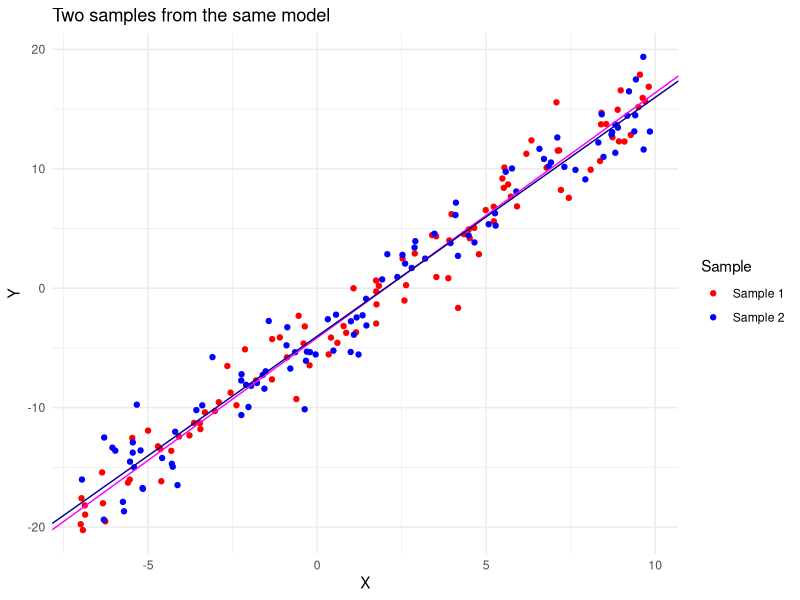

This chart was generated by the following R code:
library(ggplot2)
library(dplyr)

set.seed(42)

# First dataset
X1 <- runif(100, -7, 10)
Y1 <- - 4 + 2 * X1 + rnorm(100, 0, 2)

# Second dataset with the same model
X2 <- runif(100, -7, 10)
Y2 <- - 4 + 2 * X2 + rnorm(100, 0, 2)


# Combine both datasets into a single data frame
df <- rbind(
  data.frame(X = X1, Y = Y1, Sample = "Sample 1"),
  data.frame(X = X2, Y = Y2, Sample = "Sample 2")
)

mod1 <- lm(Y ~ X, data = subset(df, Sample == "Sample 1"))
mod2 <- lm(Y ~ X, data = subset(df, Sample == "Sample 2"))

ggplot(data = df, aes(x = X, y = Y, color = Sample)) +
  geom_point() +
  geom_abline(slope = coef(mod1)["X"], intercept = coef(mod1)["(Intercept)"], colour = 'magenta') +
  geom_abline(slope = coef(mod2)["X"], intercept = coef(mod2)["(Intercept)"], colour = 'darkblue') +
  scale_color_manual(values = c("Sample 1" = "red", "Sample 2" = "blue")) +
  labs(title = "Two samples from the same model",
       x = "X", y = "Y", colour = "Sample") +
  theme_minimal()



predConfidence <- predict(mod1, interval = c("confidence"))
predPrediction <- predict(mod1, interval = c("prediction"))
head(predConfidence)
head(predPrediction)

X_seq <- df %>% filter(Sample == "Sample 1") %>% select(X) %>% arrange(X)
